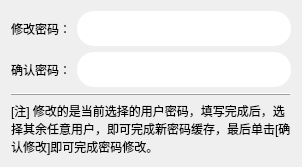
              <widget class="QWidget" name="tab_6">
               <attribute name="title">
                <string>高级管理</string>
               </attribute>
               <layout class="QGridLayout" name="gridLayout_90">
                <item row="1" column="0">
                 <widget class="QLabel" name="label_7">
                  <property name="text">
                   <string>修改密码：</string>
                  </property>
                 </widget>
                </item>
                <item row="2" column="1">
                 <widget class="QLineEdit" name="lineEdit_editPwdCheck">
                  <property name="minimumSize">
                   <size>
                    <width>0</width>
                    <height>35</height>
                   </size>
                  </property>
                  <property name="font">
                   <font>
                    <family>微软雅黑</family>
                   </font>
                  </property>
                  <property name="styleSheet">
                   <string notr="true">border-radius: 17.4px;/*设置圆角的大小*/
border: .5px solid rgb(207, 207, 207);
padding: 0px 5px;</string>
                  </property>
                  <property name="maxLength">
                   <number>16</number>
                  </property>
                  <property name="echoMode">
                   <enum>QLineEdit::Password</enum>
                  </property>
                 </widget>
                </item>
                <item row="4" column="0" colspan="2">
                 <widget class="QLabel" name="label_95">
                  <property name="text">
                   <string>[注] 修改的是当前选择的用户密码，填写完成后，选择其余任意用户，即可完成新密码缓存，最后单击[确认修改]即可完成密码修改。</string>
                  </property>
                  <property name="scaledContents">
                   <bool>false</bool>
                  </property>
                  <property name="wordWrap">
                   <bool>true</bool>
                  </property>
                 </widget>
                </item>
                <item row="2" column="0">
                 <widget class="QLabel" name="label_8">
                  <property name="text">
                   <string>确认密码：</string>
                  </property>
                 </widget>
                </item>
                <item row="1" column="1">
                 <widget class="QLineEdit" name="lineEdit_editPwd">
                  <property name="minimumSize">
                   <size>
                    <width>0</width>
                    <height>35</height>
                   </size>
                  </property>
                  <property name="font">
                   <font>
                    <family>微软雅黑</family>
                   </font>
                  </property>
                  <property name="styleSheet">
                   <string notr="true">border-radius: 17.4px;/*设置圆角的大小*/
border: .5px solid rgb(207, 207, 207);
padding: 0px 5px;</string>
                  </property>
                  <property name="maxLength">
                   <number>16</number>
                  </property>
                  <property name="echoMode">
                   <enum>QLineEdit::Password</enum>
                  </property>
                 </widget>
                </item>
                <item row="3" column="0" colspan="2">
                 <widget class="Line" name="line_2">
                  <property name="frameShadow">
                   <enum>QFrame::Raised</enum>
                  </property>
                  <property name="orientation">
                   <enum>Qt::Horizontal</enum>
                  </property>
                 </widget>
                </item>
               </layout>
              </widget>
